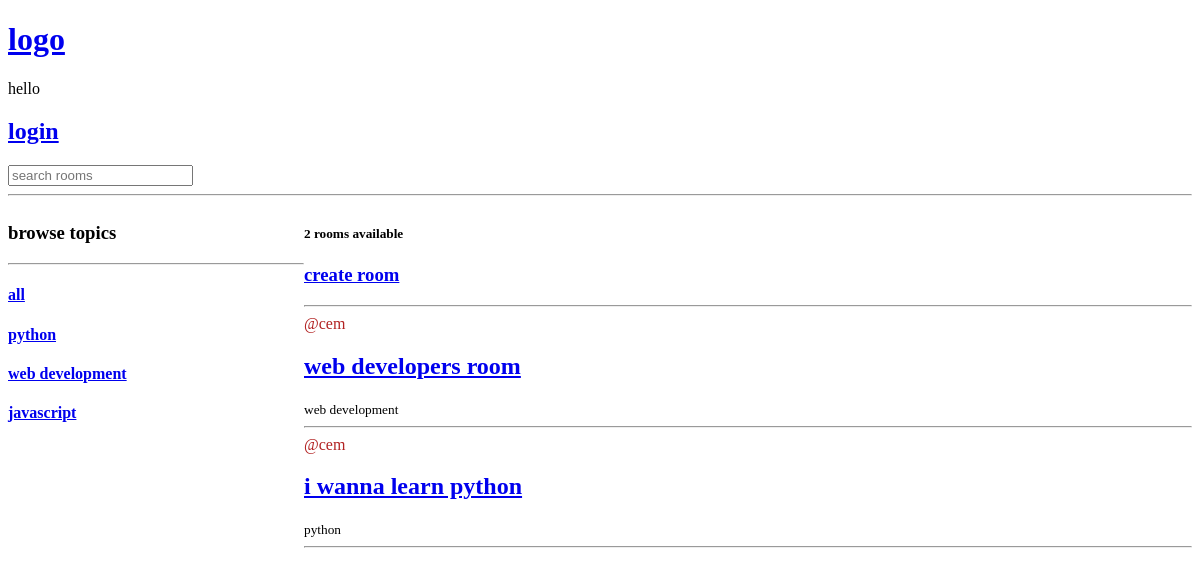
The app's page /, older data.
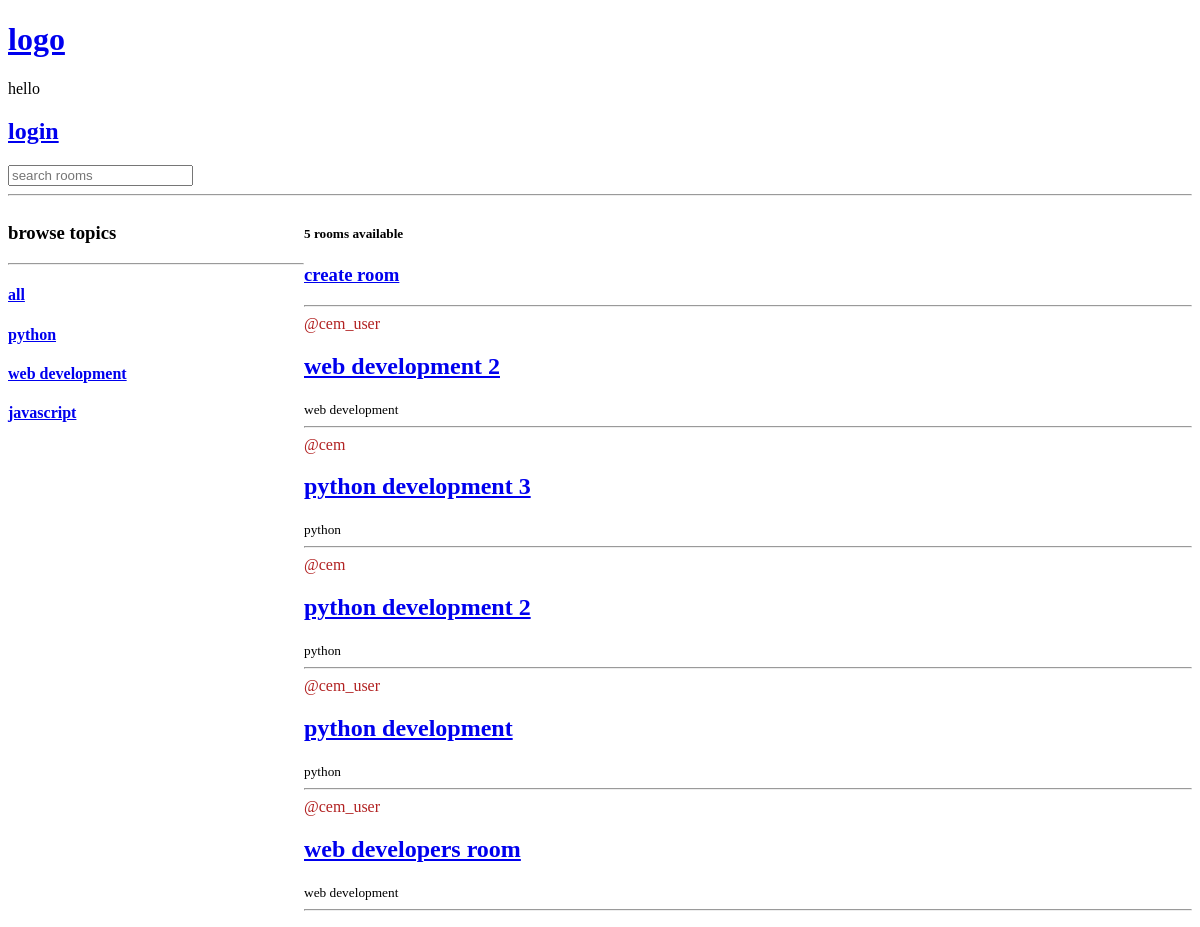
The same page, newer data.
### main/models.py (models this page shows, shortened)
class Topic(models.Model):
    name = models.CharField(max_length=200)

class Room(models.Model):
    host = models.ForeignKey(User, on_delete=models.SET_NULL, null=True)
    topic = models.ForeignKey(Topic, on_delete=models.SET_NULL, null=True)
    name = models.CharField(max_length=200)
    description = models.TextField(null=True, blank=True)
    participants = models.ManyToManyField(User, related_name='participants', blank=True)
    updated = models.DateTimeField(auto_now=True)
    created = models.DateTimeField(auto_now_add=True)
    class Meta:
        ordering = ['-updated', '-created']

### main/views.py (the view)
# urls.py: 2. Add a URL to urlpatterns:  path('', views.home, name='home')
def home(request):
    q = request.GET.get('q') if request.GET.get('q') != None else ''
    rooms = Room.objects.filter(
        Q(topic__name__icontains=q) |
        Q(name__icontains=q) |
        Q(description__icontains=q) |
        Q(host__username__icontains=q)
        )
    room_count = rooms.count()
    topics = Topic.objects.all()
    context = {'rooms': rooms, "topics":topics, "room_count": room_count}
    return render(request, 'main/home.html', context)

### main/templates/main/home.html (shortened to what this page needs)
{% extends 'index.html' %}
{% block content %}
{% load static %}
<link rel="stylesheet" type="text/css" href="{% static 'main/style.css' %}">
<div class="home-container">
    <div>
        <h3>browse topics</h3>
        <hr>
        <div>
            <h4><a href="{% url 'home' %}">all</a></h4>
        </div>
        {% for topic in topics %}
        <div>
            <h4><a href="{% url 'home' %}?q={{topic.name}}">{{topic.name}}</a></h4>
        </div>
        {% endfor %}
    </div>
    <div>
        {% if room_count == 0 %}
        <h5>no rooms available</h5>
        {% elif room_count == 1 %}
        <h5>{{room_count}} room available</h5>
        {% else %}
        <h5>{{room_count}} rooms available</h5>
        {% endif %}
        <h3><a href="{% url 'create-room' %}">create room</a></h3>
        <hr>
    {% for room in rooms %}
        <span style="color:firebrick">@{{room.host.username}}</span>
        <h2>{{rooom.id}}  <a href="{% url 'room' room.pk %}">{{room.name}}</a></h2>
        <small>{{room.topic.name}}</small>
        <hr>
    {% endfor %}
    </div>
</div>
{% endblock %}

### templates/index.html (shortened to what this page needs)
<!DOCTYPE html>
<html lang="en">
<head>
</head>
<body>
{% include 'navbar.html' %}
{% block content %}
{% endblock content %}
</body>
</html>

### templates/navbar.html
<a href="/">
    <h1>logo</h1>
</a>
    <p>hello {{request.user.username}}</p>
    {% if request.user.is_authenticated %}
    <h2><a href="{% url 'logout' %}">logout</a></h2>
    {% else %}
    <h2><a href="{% url 'login' %}">login</a></h2>
    {% endif %}
<form action="{% url 'home' %}" method="GET">
    <input type="text" name="q" placeholder="search rooms">
</form>
<hr>

### main/static/main/style.css (style rules this page uses)
.home-container { display: grid; grid-template-columns: 1fr 3fr; }

Row changes from the older to the newer data that the page shows:
removed Room: host.username "cem", name "i wanna learn python", topic.name "python"
added Room: host.username "cem_user", name "web development 2", topic.name "web development"
added Room: host.username "cem", name "python development 3", topic.name "python"
added Room: host.username "cem", name "python development 2", topic.name "python"
added Room: host.username "cem_user", name "python development", topic.name "python"
changed Room "web developers room": host.username "cem" → "cem_user"
Text that changed along with them:
{{ room_count }}: "2" → "5"
